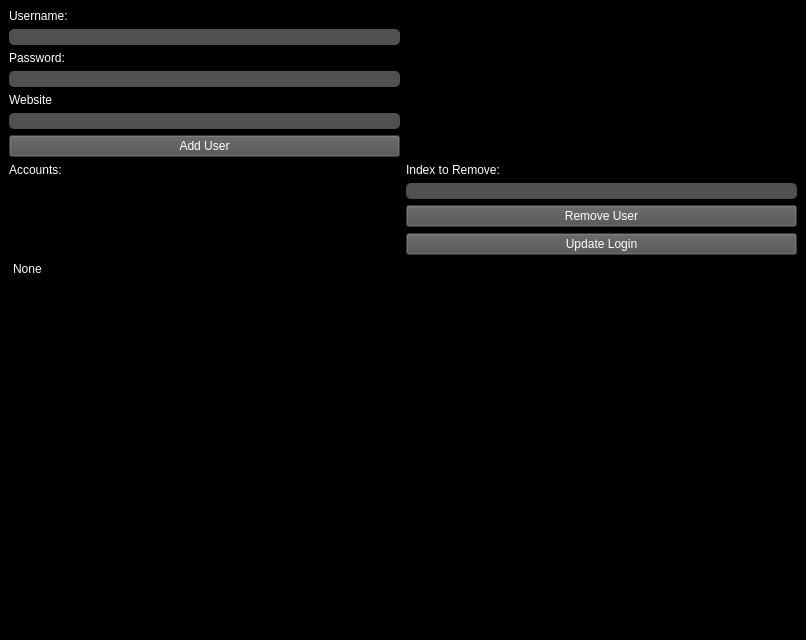
<?xml version="1.0" encoding="UTF-8"?>
<ui version="4.0">
 <class>MainWindow</class>
 <widget class="QMainWindow" name="MainWindow">
  <property name="geometry">
   <rect>
    <x>0</x>
    <y>0</y>
    <width>806</width>
    <height>640</height>
   </rect>
  </property>
  <property name="windowTitle">
   <string>MainWindow</string>
  </property>
  <property name="styleSheet">
   <string notr="true">background-color: rgb(0, 0, 0);
                color: rgb(255, 255, 255);
            </string>
  </property>
  <widget class="QWidget" name="centralwidget">
   <layout class="QGridLayout" name="gridLayout">
    <item row="8" column="0">
     <widget class="QLabel" name="acc_label">
      <property name="text">
       <string>Accounts:</string>
      </property>
     </widget>
    </item>
    <item row="0" column="0">
     <widget class="QLabel" name="u_label">
      <property name="text">
       <string>Username:</string>
      </property>
     </widget>
    </item>
    <item row="1" column="0">
     <widget class="QLineEdit" name="usernames">
      <property name="styleSheet">
       <string notr="true">color: rgb(255, 255, 255);
                                gridline-color: rgb(0, 0, 0);
                                background-color: rgb(80, 80, 80);
                                border-radius: 5px;
                            </string>
      </property>
     </widget>
    </item>
    <item row="8" column="4">
     <widget class="QLabel" name="index_label">
      <property name="text">
       <string>Index to Remove:</string>
      </property>
     </widget>
    </item>
    <item row="11" column="4">
     <widget class="QPushButton" name="update_login">
      <property name="styleSheet">
       <string notr="true">color: rgb(255, 255, 255);
                                background-color: rgb(79, 79, 79);
                            </string>
      </property>
      <property name="text">
       <string>Update Login</string>
      </property>
     </widget>
    </item>
    <item row="7" column="0">
     <widget class="QPushButton" name="add_button">
      <property name="styleSheet">
       <string notr="true">color: rgb(255, 255, 255);
                                background-color: rgb(79, 79, 79);
                            </string>
      </property>
      <property name="text">
       <string>Add User</string>
      </property>
     </widget>
    </item>
    <item row="5" column="0">
     <widget class="QLabel" name="web_label">
      <property name="text">
       <string>Website</string>
      </property>
     </widget>
    </item>
    <item row="6" column="0">
     <widget class="QLineEdit" name="website_input">
      <property name="styleSheet">
       <string notr="true">color: rgb(255, 255, 255);
                                gridline-color: rgb(0, 0, 0);
                                background-color: rgb(80, 80, 80);
                                border-radius: 5px;
                            </string>
      </property>
     </widget>
    </item>
    <item row="9" column="4">
     <widget class="QLineEdit" name="index_input">
      <property name="styleSheet">
       <string notr="true">color: rgb(255, 255, 255);
                                gridline-color: rgb(0, 0, 0);
                                background-color: rgb(80, 80, 80);
                                border-radius: 5px;
                            </string>
      </property>
     </widget>
    </item>
    <item row="10" column="4">
     <widget class="QPushButton" name="remove_user">
      <property name="styleSheet">
       <string notr="true">color: rgb(255, 255, 255);
                                background-color: rgb(79, 79, 79);
                            </string>
      </property>
      <property name="text">
       <string>Remove User</string>
      </property>
     </widget>
    </item>
    <item row="12" column="0">
     <widget class="QListWidget" name="listWidget">
      <property name="styleSheet">
       <string notr="true"/>
      </property>
      <property name="movement">
       <enum>QListView::Static</enum>
      </property>
      <property name="resizeMode">
       <enum>QListView::Adjust</enum>
      </property>
      <item>
       <property name="text">
        <string>None</string>
       </property>
      </item>
     </widget>
    </item>
    <item row="4" column="0">
     <widget class="QLineEdit" name="passwords">
      <property name="styleSheet">
       <string notr="true">color: rgb(255, 255, 255);
                                gridline-color: rgb(0, 0, 0);
                                background-color: rgb(80, 80, 80);
                                border-radius: 5px;
                            </string>
      </property>
      <property name="echoMode">
       <enum>QLineEdit::Password</enum>
      </property>
     </widget>
    </item>
    <item row="3" column="0">
     <widget class="QLabel" name="p_label">
      <property name="text">
       <string>Password:</string>
      </property>
     </widget>
    </item>
   </layout>
  </widget>
 </widget>
 <resources/>
 <connections/>
</ui>
